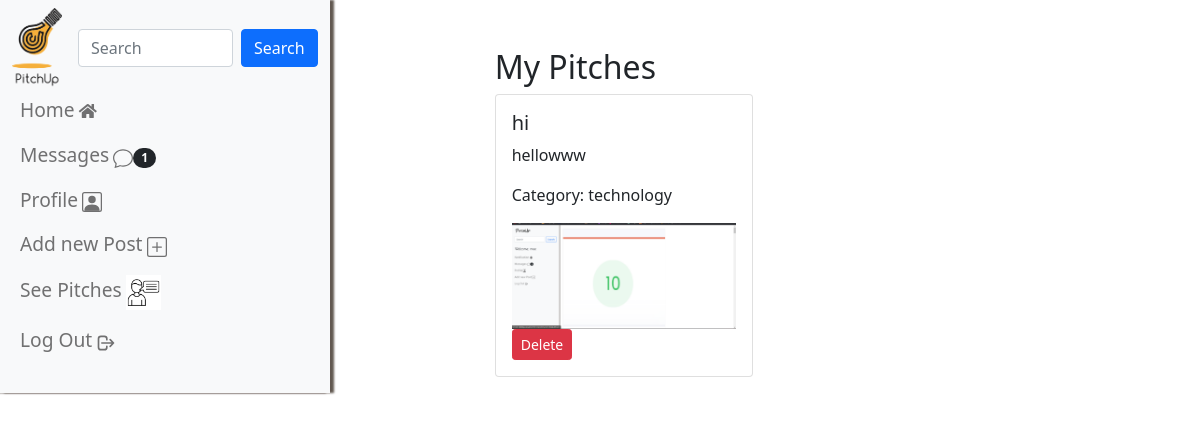
The page /pitch/my-pitches/ (signed in) on the database its author committed.
### pitch/models.py (models this page shows, shortened)
class Pitch(models.Model):
    user = models.ForeignKey(User, on_delete=models.CASCADE)
    pitch_title = models.CharField(max_length=100)
    pitch_description = models.TextField()
    pitch_category = models.CharField(max_length=50)
    pitch_images = models.ImageField(upload_to='pitch_images/', blank=True, null=True)
    submission_date = models.DateTimeField(auto_now_add=True)

### pitch/views.py (the view)
# urls.py: path('my-pitches/', views.my_pitches, name='my_pitches'),
def my_pitches(request):
    user_pitches = Pitch.objects.filter(user=request.user)
    context = {
        'user_pitches': user_pitches,
    }
    return render(request, 'my_pitches.html', context)

### pitchup/templates/my_pitches.html (shortened to what this page needs)
{% extends 'base.html' %}
{% block content %}
<div class="container mt-5">
    <div class="row justify-content-center">
        <div class="col-md-8">
            <h2>My Pitches</h2>
            <div class="row">
                {% for pitch in user_pitches %}
                <div class="col-md-6">
                    <div class="card mb-3">
                        <div class="card-body">
                            <h5 class="card-title">{{ pitch.pitch_title }}</h5>
                            <p class="card-text">{{ pitch.pitch_description }}</p>
                            <p class="card-text">Category: {{ pitch.pitch_category }}</p>
                            {% if pitch.pitch_images %}
                            <img src="{{ pitch.pitch_images.url }}" alt="Pitch Image" style="max-width: 100%;">
                            {% endif %}
                            <form method="post" action="{% url 'pitch:delete_pitch' pitch.id %}">
                                <button type="submit" class="btn btn-danger btn-sm">Delete</button>
                            </form>
                        </div>
                    </div>
                </div>
                {% endfor %}
            </div>
        </div>
    </div>
</div>
{% endblock %}

### pitchup/static/css/direct.css (style rules this page uses)
:root { --body-bg: linear-gradient(135deg, #f5f7fa 0%, #c3cfe2 100%); --msger-bg: #fff; --border: 2px solid #ddd; --left-msg-bg: #ececec; --right-msg-bg: #579ffb; }

### rows shown on the page
Pitch: pitch_title "hi", pitch_description "hellowww", pitch_category "technology", pitch_images (picture)
